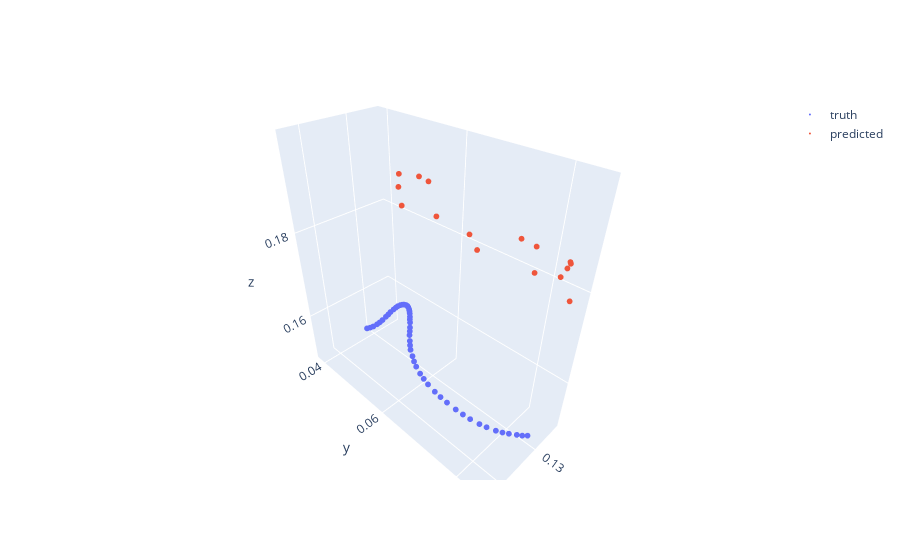

This figure's notebook cell:
### Code cell
estimated_trajectory = np.array([x[:3,3] for x in tracked_positions])
estimated_trajectory = np.array([x.position[:3, 3] for x in frames if x.position is not None])
show_trajectories(
                  np.array([x.frame.ground_truth_position[:3,3] / 10 for x in frames]),
                  estimated_trajectory
)
